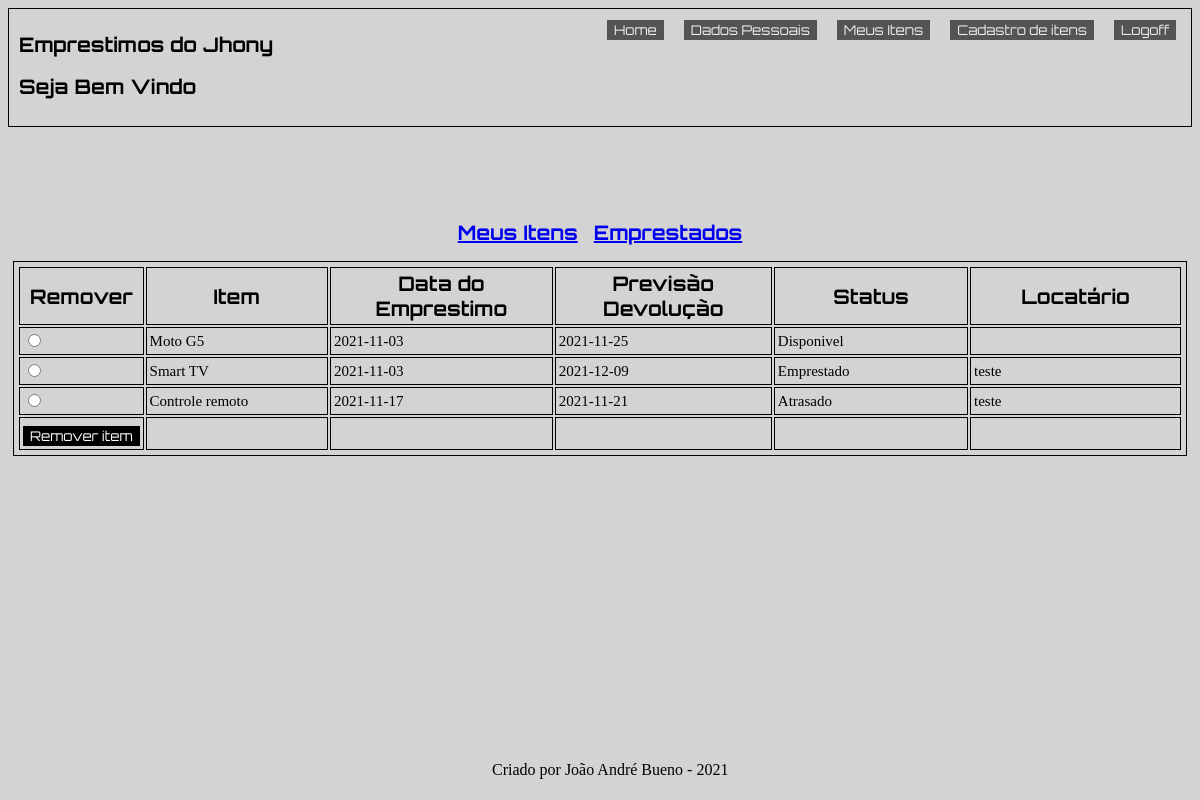
Page /meusitens.php (signed in) on the committed database.
### tables this page shows
CREATE TABLE `item` (
  `id_item` int(11) NOT NULL,
  `nomeitem` varchar(50) DEFAULT NULL,
  `dataemprestimo` date DEFAULT NULL,
  `contatodestinatario` varchar(11) DEFAULT NULL,
  `datadevolucao` date DEFAULT NULL,
  `estatus` varchar(255) DEFAULT NULL,
  `id_usuario` int(11) DEFAULT NULL,
  `usuariolocatario` varchar(50) DEFAULT NULL
);

### services/itenspessoais.php (called while the page is built, shortened)
<?php
include('conexao.php');
$query_user = ("SELECT * FROM `usuario` WHERE nomeusuario = '{$_SESSION['usuario']}';");
$iduser= mysqli_query($connect, $query_user);
$usuario = mysqli_fetch_assoc($iduser);
$locador = $usuario['id_usuario'];
mysqli_select_db($connect, DATABASE);
$query = sprintf("SELECT id_item, nomeitem, dataemprestimo, datadevolucao, estatus, usuariolocatario FROM `item` WHERE `id_usuario` = '$locador';");
$dados = mysqli_query($connect, $query);
?>

### meusitens.php (the view, shortened to what this page needs)
<!DOCTYPE html>
<html lang="en">
<head>
</head>
<link rel="stylesheet" href="style/index.css">
<link rel="stylesheet" href="style\index.css">
<body>
<?php include 'services/itenspessoais.php';?>
<header>
    <hgroup>
        <h1>Emprestimos do Jhony</h1>
        <h2>Seja Bem Vindo</h2>
    </hgroup>
    <aside>
        <nav>
            <ul id="Menu">
                <li><a href="index.php"><input type="button" value="Home"></a></li>
                <li><a href="dadospessoais.php"><input type="button" value="Dados Pessoais"></a></li>
                <li><a href="meusitens.php"><input type="button" value="Meus Itens"></a></li>
                <li><a href="cadastroitens.php"><input type="button" value="Cadastro de itens"></a></li>
                <li><a href="login.php"><input type="button" value="Logoff"><?php session_abort(); ?></a></li>
            </ul>
        </nav>
    </aside>
</header>
<main>
    <article>
        <table>
            <form action="services/itenspessoais.php" method="POST">
            <caption id="leg">
                <h2><a href="meusitens.php">Meus Itens</a> <a href="emprestados.php">Emprestados</a></h2>
            </caption>
            <thead><tr><th style="width: 1%">Remover</th><th>Item</th><th>Data do Emprestimo</th><th>Previsão Devolução</th><th>Status</th><th>Locatário</th></tr></thead>
            <tbody>
            <?php while ($linhas = mysqli_fetch_assoc($dados)){
                echo '<tr>';
                echo '<td>';
                echo '<input name="item" type="radio" value="'.$linhas["id_item"].'">';
                echo '</td>';
                foreach ($linhas as $key => $linha) {
                    if ($key != 'id_item') {
                        echo '<td>';
                        echo $linha;
                        echo '</td>';
                    }}
                echo '</tr>';
            } ?>
            </tbody>
                <tfoot><tr><th><input type="submit" value="Remover item"></th><th></th><th></th><th></th><th></th><th></th></tr></tfoot>
            </form>
        </table>
    </article>
</main>
<footer>
    <p>Criado por João André Bueno - 2021</p>
</footer>
</body>
</html>
<body>
</body>
</html>

### style/index.css (style rules this page uses)
#opcoes,a { padding: 5px; }
li { list-style: none; }
body { background-color: lightgray; }
h1 { font-family: 'Orbitron', sans-serif; font-size: 20px; color:black; }
h2 { font-family: 'Orbitron', sans-serif; font-size: 15px; color:black; }
#Menu,input:hover { opacity: 60%; }
#Menu { position: absolute; display: flex; float: top; width: 468px; height: 26px; margin: 0; padding: 5px; top: 10px; right: 130px; }
table { position: absolute; top: 200px; left: 10px; right: 10px; }
table,td,th { margin: 3px; padding: 3px; }
td,th { width: 300px; height: 15px; table-layout: fixed; font-size: 15px; }
footer { position: absolute; bottom: 5px; left: 41%; right: 35%; }
li { list-style: none; margin: 5px; }
input { font-family: 'Orbitron', sans-serif; background: black; border: 1px solid black; color: white; }
h2,th,h1 { font-family: 'Orbitron', sans-serif; font-size: 20px; }
tbody,thead,tr,td,th,table { border: 1px black solid; }
hgroup { border: 1px solid black; padding: 10px; }

### rows in the picture
item: nomeitem "Moto G5", dataemprestimo "2021-11-03", datadevolucao "2021-11-25", estatus "Disponivel"
item: nomeitem "Smart TV", dataemprestimo "2021-11-03", datadevolucao "2021-12-09", estatus "Emprestado", usuariolocatario "teste"
item: nomeitem "Controle remoto", dataemprestimo "2021-11-17", datadevolucao "2021-11-21", estatus "Atrasado", usuariolocatario "teste"
